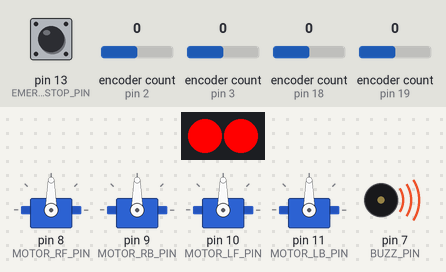
Simulated run of this sketch. Board: Arduino Mega 2560, built with avr-gcc and run on an emulated ATmega2560. Parts: 4 × servo, 2 RGB LEDs in strip order, left to right, buzzer (waves = sounding, pin HIGH). Wiring (inferred from the names in the program): WS2812 LEDs: data pin 6. Inputs (shaded band) come from the test bench; at power-on: pin 13 (EMERGENCY_STOP_PIN) LOW, encoder count (sensors on pin 18, pin 19, pin 2, pin 3) 0. Dim RGB values are drawn brighter than linear; the ROS host is connected and sends only what is stated; pins used as bus, display or sensor lines are not drawn.

Above: at 1.2 s.
1.3 s: pin 13 (EMERGENCY_STOP_PIN) pulled HIGH for 1 s
At 1.8 s:
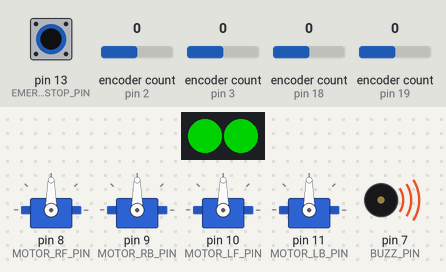
3.8 s: encoder count (sensor on pin 18) set to 1
6.8 s: encoder count (sensor on pin 19) set to 1
9.8 s: pin 13 (EMERGENCY_STOP_PIN) pulled HIGH for 3.2 s
At 14.56 s:
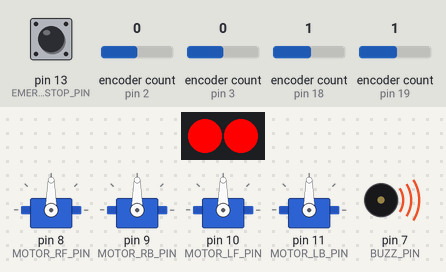
Timing chart, 0 to 15.5 s (numbered marks = the images above; inputs shaded):
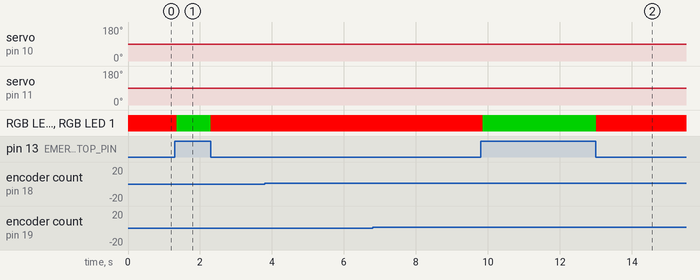

Measured:
- after the input at 1.3 s, RGB LED 0, RGB LED 1: RGB(255, 0, 0) → RGB(0, 120, 0) after 0.05 s, → RGB(255, 0, 0) 0.95 s later
- after the input at 9.8 s, RGB LED 0, RGB LED 1: RGB(255, 0, 0) → RGB(0, 120, 0) after 0.06 s, → RGB(255, 0, 0) 3.1 s later

The sketch:

forte_firmware.ino
```cpp
// (licence header left out)
/************************************************************************
 *
 * Load libraries
 *
 *************************************************************************/
#include <ros.h>
#include <ros/time.h>
#include <tf/tf.h>
#include <tf/transform_broadcaster.h>
#include <std_msgs/UInt16MultiArray.h>
#include <std_msgs/UInt8MultiArray.h>
#include <nav_msgs/Odometry.h>
#include <geometry_msgs/Twist.h>
#include <AdafruitNeoPixel.h>
#include "RobotSerialComm.h"
#include "Robot.h"
#include <Encoder.h>
#include <Servo.h>
#include <Wire.h>

/***************************************************************
 *
 * Classes and objects initialization
 *
 ***************************************************************/
Robot robot;              // Robot initialization
RobotSerialComm port;     // RobotSerial Communication


/***************************************************************
 *
 * Define global variables
 *
 ***************************************************************/

/* General purpose */
boolean STREAM = STARTUP_MODE;     // Streaming flag
boolean newSonar_data = false;     // Flag to confirm that exist new update sonar data
int timer4_counter;                // Counter
uint8_t cmdVel_zero_counter = 0;

/* Timing */
unsigned long int rosSync=millis();

/* Status RGB Leds */
int statusLEDmode=0;

/* Robot shared data */
struct {
  float pose_x=0;
  float pose_y=0;
  float pose_w=0;
  float cmd_vel_Vx=0; // Input velocities
  float cmd_vel_Vy=0;
  float cmd_vel_Vw=0;
  float velocities[3]={0};  // Output Vx, Vy, Vw velocities
  int motor_pwm_vel[4]={0}; // Velocites pwm for each motor
} robotData;


 /***************************************************************
 *                       !!Attention!!!                         *
 ****************************************************************/
 /* Protections */
 volatile unsigned long int cmd_vel_timeout = 0;      // Protection to timeout ROS cmd_vel
 volatile unsigned long int odometry_update = millis()+1000;      // Rate refresh PID
 volatile unsigned long int emergencyStop_loopUpdate = millis();      // Rate refresh PID
 volatile boolean ACTIVATE_TIMEOUT = false;
 volatile boolean HEART_BEAT = false;
 unsigned long int loopUpdate_time = millis();               // Rate refresh PID

/***************************************************************
 *
 * Prototypes Functions
 *
 ***************************************************************/
void enable_timeout_motors(void);                                 //Enable motors timeout protection
void messageCb (const geometry_msgs::Twist &incoming_msg);        // ROS cmd_vel callback
void messageRGBleds_Cb (const std_msgs::UInt8MultiArray &msg);    // ROS RGB_leds callback
void stopmotors(void);


/***************************************************************
 *
 * ROS Classes, objects and global variables initialization
 *
 ***************************************************************/
ros::NodeHandle  nh;


/* Odometry TF */
char base_link_frame[] = "/base_link";
char odom_frame[] = "/odom";
tf::TransformBroadcaster broadcaster;
geometry_msgs::TransformStamped odom_trans;


/* Odometry */
nav_msgs::Odometry odom;

/* Sonars */
std_msgs::UInt16MultiArray data_sonars;

/* cmd_vel */
geometry_msgs::Twist message_cmd_vel;

/* Subscribers */
ros::Subscriber<geometry_msgs::Twist> sub("cmd_vel", &messageCb );                        //subscribe rostopic cmd_vel
ros::Subscriber<std_msgs::UInt8MultiArray> sub_RGBleds("RGB_leds", &messageRGBleds_Cb );  //subscribe rostopic RGB_leds

/* Publishers */
ros::Publisher odometry("odom", &odom);
ros::Publisher sonars("sonars", &data_sonars);

/************************************************************************
 *
 * Function:  Initial setup.
 * Objective: Open Serial ports
 *            Open I2C
 *            advertise/subscribe topics
 * Issues:    None to report so far.
 *
 *************************************************************************/
void setup(){


  // Robot initial setup
  robot.robotSetup();

  nh.getHardware()->setBaud(BAUD_RATE);
  nh.initNode();
  broadcaster.init(nh);

  //ROS topics
  nh.subscribe(sub);
  nh.subscribe(sub_RGBleds);
  #if SONARS_ENABLE
  nh.advertise(sonars);

  // Sonars initialization
  data_sonars.data_length = NUMBER_OF_SONARS;  //sonar array length
  data_sonars.data = (uint16_t *)malloc(sizeof(uint16_t)*NUMBER_OF_SONARS);
  #endif


 /***************************************************************
 *                       !!Attention!!!                         *
 ****************************************************************/
  // Timer interrupt for ROS timeout cmd_vel protection

  // initialize timer4
  noInterrupts();           // disable all interrupts
  TCCR4A = 0;               // set entire TCCR3A register to 0
  TCCR4B = 0;               // same for TCCR3B

  // Set timer1_counter to the correct value for our interrupt interval
  timer4_counter = 64286;   // preload timer 65536-16MHz/256/50Hz

  TCNT4 = timer4_counter;   // preload timer
  TCCR4B |= (1 << CS42);    // 256 prescaler
  TIMSK4 |= (1 << TOIE4);   // enable timer overflow interrupt
  interrupts();             // enable all interrupts

}


/************************************************************************
 *
 * Function:  Main loop.
 * Objective:
 * Issues:    None to report so far.
 *
 *************************************************************************/


void loop() {

  if (digitalRead(EMERGENCY_STOP_PIN)) {    //  Check if stop button is active


      if(millis()-rosSync > ROS_PUB_FREQ_MS){

        rosSync = millis();  // update rosSync time

        status_mode_RGBleds(3);

        ////////////////////////////////////////////////////////  PUB ODOM TF
        ros::Time current_time = nh.now();
        // Publish the transform over tf
        odom_trans.header.frame_id = odom_frame;
        odom_trans.child_frame_id = base_link_frame;
        odom_trans.header.stamp = current_time;

        odom_trans.transform.translation.x = robotData.pose_x;
        odom_trans.transform.translation.y = robotData.pose_y;
        odom_trans.transform.translation.z = 0.0;
        odom_trans.transform.rotation = tf::createQuaternionFromYaw(robotData.pose_w);

       broadcaster.sendTransform(odom_trans);     // odom->base_link transform
       nh.spinOnce();

        ////////////////////////////////////////////////////////  PUB Sonars
        #if SONARS_ENABLE
        if(newSonar_data){  // After update all 16 sonars readings, publish it
          sonars.publish( &data_sonars);
          newSonar_data=false;     //Reset flag of new sonar data
        }
        #endif

      }  // END OF IF rosSync


      #if SONARS_ENABLE

      newSonar_data = robot.readAllSonar_nonBlocking( data_sonars.data );  /// Update sonar values and verify if all array is ready to be published

      #endif


  }  // END OF IF EMERGENCY_STOP

  else{  //stop button pushed

    stopmotors();
    status_mode_RGBleds(1);


      if(millis()-rosSync > ROS_PUB_FREQ_MS){
        rosSync = millis();  // update rosSync time

        nh.logwarn("Emergency button is pushed! Unlock the button to move the motor.");

        ////////////////////////////////////////////////////////  PUB ODOM TF
        ros::Time current_time = nh.now();
        // Publish the transform over tf
        odom_trans.header.frame_id = odom_frame;
        odom_trans.child_frame_id = base_link_frame;
        odom_trans.header.stamp = current_time;

        odom_trans.transform.translation.x = robotData.pose_x;
        odom_trans.transform.translation.y = robotData.pose_y;
        odom_trans.transform.translation.z = 0.0;
        odom_trans.transform.rotation = tf::createQuaternionFromYaw(robotData.pose_w);

       // Send the transform and odom
       broadcaster.sendTransform(odom_trans);     // odom->base_link transform
       nh.spinOnce();
      }

  }

  if(millis()-loopUpdate_time > 10){       // Update every 10ms
   loopUpdate_time = millis();
   emergencyStop_loopUpdate  = millis();   // Update time to security routine, if the loop is blocking, timeout 200ms
   HEART_BEAT = true;                      // Flag to confirm if the loop is blocking, timeout 200ms
  }
}

/************************************************************************
 *
 * Function:  enable_timeout_motors
 * Objective: Enable motors timeout protection
 * Issues:    None to report so far.
 *
 *************************************************************************/
void enable_timeout_motors(){
  cmd_vel_timeout = millis();
  ACTIVATE_TIMEOUT = true;   // Activate timeout protection flag
}

/************************************************************************
 *
 * Function:  messageCb
 * Objective: callback function to cmd_vel topic, update the velocities to send to motors
 * Issues:    None to report so far.
 *
 *************************************************************************/
void messageCb ( const geometry_msgs::Twist &incoming_msg ){

 robotData.cmd_vel_Vx = incoming_msg.linear.x;
 robotData.cmd_vel_Vy = incoming_msg.linear.y;
 robotData.cmd_vel_Vw = incoming_msg.angular.z;

 enable_timeout_motors();

 if(robotData.cmd_vel_Vx==0.0 && robotData.cmd_vel_Vy==0.0 && robotData.cmd_vel_Vw==0.0){
   if(cmdVel_zero_counter >= 50){  // 10hz -> 50= 5seconds
     cmdVel_zero_counter = 0;
     stopmotors();
   }
   cmdVel_zero_counter++;
 }
}

/************************************************************************
 *
 * Function:  SIGNAL
 * Objective: Interrupt is called once a millisecond, to security system to protection of timeout ROS cmd_vel
 * Issues:    None to report so far.
 *
 *************************************************************************/
 /***************************************************************
 *                       !!Attention!!!                         *
 ****************************************************************/
ISR(TIMER4_OVF_vect)        // interrupt service routine
{
  TCNT4 = timer4_counter;   // preload timer

  if(millis()-odometry_update > 50){    // Odometry in arduino will be updated every 50ms
    odometry_update = millis();
    robot.move_PID_odometry(robotData.cmd_vel_Vx, robotData.cmd_vel_Vy, robotData.cmd_vel_Vw,robotData.motor_pwm_vel,robotData.pose_x, robotData.pose_y, robotData.pose_w, robotData.velocities);
  }

  if(ACTIVATE_TIMEOUT && ( millis()-cmd_vel_timeout > CMD_VEL_TIMEOUT )){
     ACTIVATE_TIMEOUT=false;
     stopmotors();
     nh.logwarn("CMD_VEL timeout! I will stop the motors for safe issues.");
  }

  if(millis()- emergencyStop_loopUpdate > 200 && HEART_BEAT){
    HEART_BEAT = false;
    robot.move_noPID(90,90,90,90);
    nh.logwarn("Loop Stop emergency");
  }

}

/************************************************************************
 *
 * Function:  messageRGBleds_Cb
 * Objective: callback function to RGB_leds topic
 * Issues:    None to report so far.
 *
 *************************************************************************/
void messageRGBleds_Cb  ( const std_msgs::UInt8MultiArray &msg ){
  robot.statusLED(msg.data[0], msg.data[1], msg.data[2], msg.data[3], msg.data[4], msg.data[5]);
}


/************************************************************************
 *
 * Function:  Initialize motors (stop position).
 * Objective: Reset encoders and activate the motors
 * Issues:    None to report so far.
 *
 *************************************************************************/
void stopmotors() {
 robotData.cmd_vel_Vx = 0;
 robotData.cmd_vel_Vy = 0;
 robotData.cmd_vel_Vw = 0;
 robot.resetTimers();
}


/************************************************************************
 *
 * Function:  messageRGBleds_Cb
 * Objective: callback function to RGB_leds topic
 * Issues:    None to report so far.
 *
 *************************************************************************/
void status_mode_RGBleds (int mode){

  if(mode != statusLEDmode){
    statusLEDmode=mode;

    if(mode==1){                         // If Stop button pushed
      robot.statusLED(255,0,0,255,0,0);  // RED
    } else if (mode==2) {                // If in Debug mode
      robot.statusLED(0,0,120,0,0,120);  // BLUE
    } else if (mode==3) {                // If in ROS mode
      robot.statusLED(0,120,0,0,120,0);  // GREEN
    }
  }

}
```

Robot.h
```cpp
// (licence header left out)
/*
                 LEFT

    -     |##2##|       |##4##|
F   :      H ################        B
R   L1     E ################        A
O   :      A ################        C
N   :      D ################        K
T   -     |##1##|       |##3##|

                 RIGHT
           :----- L2 -----:

   L1= AXIS_LENGTH_L1
   L2= AXIS_LENGTH_L2


*********************************************************************/

#include "Arduino.h"
#include <AdafruitNeoPixel.h>
#include <Encoder.h>
#include <Servo.h>
#include <Wire.h>

/* Robot firmware version */
#define ROBOT_FIRMWARE_H_VERSION 1
#define ROBOT_FIRMWARE_L_VERSION 2

#define STARTUP_MODE true   // (true) it will start in ROS mode streaming ON | (false) it will start in Debug mode streaming OFF
#define SONARS_ENABLE false  // Enable or disable sonars

/***************************************************************
*                       !!Attention!!!                         *
****************************************************************/
/* Protections */
#define CMD_VEL_TIMEOUT 1000  // ms
#define MAX_LINEAR_SPEED 0.50 // m/s
#define MAX_ANGULAR_SPEED 1.57079 // rad/s  approx. 90 deg/s
#define STOP_BUTTON_PID_TIMEOUT 5000 // m/s  Timeout to reset PID errors gain when stop button is activated

/***************************************************************
*                       !!Attention!!!                         *
****************************************************************/
#define MAX_TORQUE_MOTORS 15   // MAX RANGE 0 - 30
#define MAX_THRESHOLD_MOTORS (90 + MAX_TORQUE_MOTORS)
#define MIN_THRESHOLD_MOTORS (90 - MAX_TORQUE_MOTORS)

/* PID Gains controller */
#define Kp 0.1 //0.7
#define Kd 0.07 //1.0
#define Ki 0.002 //0.0007

/* ROS */
#define ROS_PUB_FREQ 10 // Hz
#define ROS_PUB_FREQ_MS (1000/ROS_PUB_FREQ)  // 1000ms / freq(Hz)

/* Sonars */
#define SONAR_SRF02_DEADZONE_DIST 15 // cm
#define SONAR_SRF02_MAX_DIST 600 // cm
#define NUMBER_OF_SONARS 16

/* General Purpose */
#define BAUD_RATE 115200

/* Robot phisical parameters */
#define WHEEL_DIAMETER 0.2232  // m
#define AXIS_LENGTH_L1 0.495   // m
#define AXIS_LENGTH_L2 0.495   // m

/* Encoders */
#define PULSES_PER_ROTATION 12750
#define PULSES_PER_METER 19982 //( PULSES_PER_ROTATION / (3.14159*WHEEL_DIAMETER))

/* Motors Pins */
// create servo objects to control the four motors (R - right; L - left; F - front; B - back)
#define MOTOR_RF_PIN 8
#define MOTOR_RB_PIN 9
#define MOTOR_LF_PIN 10
#define MOTOR_LB_PIN 11

/* Encoders Pins */
#define ENCODER_LB_A_PIN 19
#define ENCODER_LB_B_PIN 16
#define ENCODER_RF_A_PIN 2
#define ENCODER_RF_B_PIN 4
#define ENCODER_RB_A_PIN 3
#define ENCODER_RB_B_PIN 5
#define ENCODER_LF_A_PIN 18
#define ENCODER_LF_B_PIN 17

/* RGB Leds pin */
#define LEDS_RGB_NEOPIXEL_PIN 6

/* Bricket Buzzer pin */
#define BUZZ_PIN 7

/* Stop button Pin */
#define EMERGENCY_STOP_PIN  13


class Robot
{
  public:

    /* Robot Setup */
    void robotSetup(void);

    /* Robot Kinematics */
    void mecanumcinematics(float linearx, float lineary, float angularz, float velocities[]);
    void Pcart(float vel0, float vel1, float vel2, float vel3, float velocidades[]);
    boolean odometry_calculation(float &pose_x, float &pose_y, float &pose_w, float velocities[]);

    /* Encoders */
    void encoders_update(long int &encoderRF,long int &encoderRB, long int &encoderLF, long int &encoderLB);
    void encoders_reset(void);

    /* Motors */
    void move_PID_odometry(float linearx, float lineary, float angularz, int pwm_vel_motors[], float &pose_x, float &pose_y, float &pose_w, float velocities[]);
    void move_noPID(int RF, int RB, int LF, int LB);

    /* Sonars */
    boolean readAllSonar_nonBlocking(uint16_t sonars_array[]);
    uint16_t readSonar(int index);
    void request_sonarRead(int index);
    uint16_t requested_sonarRead(int index);

    /* RGB Leds */
    void statusLED(int R, int G, int B, int R2, int G2, int B2);

    /* General purpose */
    void resetTimers(void);
    int remap_vel(float vel);

  private:

    /* General purpose */
    int sonarIN = 0;                // SonarID inc counter
    long int encRF_old = 0, encRB_old = 0, encLF_old = 0, encLB_old = 0;
    long int encRF_old_odm = 0, encRB_old_odm = 0, encLF_old_odm = 0, encLB_old_odm = 0;
    const int sonarID[16] = {112, 113, 114, 115, 116, 117, 118, 119, 120, 121, 122, 123, 124, 125, 126, 127};

    /* Timing */
    unsigned long int last_vel_update=0;
    unsigned long int sonarSync = 0;
    long int dif_T=millis();        // PID

    /* PIDs erros */
    float EpRF = 0.0, EpRF_old = 0.0, EdRF = 0.0, EiRF = 0.0;    // RF - Right Front motor controller error
    float EpRB = 0.0, EpRB_old = 0.0, EdRB = 0.0, EiRB = 0.0;    // RB - Right Back motor controller error
    float EpLF = 0.0, EpLF_old = 0.0, EdLF = 0.0, EiLF = 0.0;    // RF - Right Front motor controller error
    float EpLB = 0.0, EpLB_old = 0.0, EdLB = 0.0, EiLB = 0.0;    // LB - Left Front motor controller error
};
```

Source omitted: Robot.cpp (22507 bytes), RobotSerialComm.cpp (7379 bytes), RobotSerialComm.h (3439 bytes)
